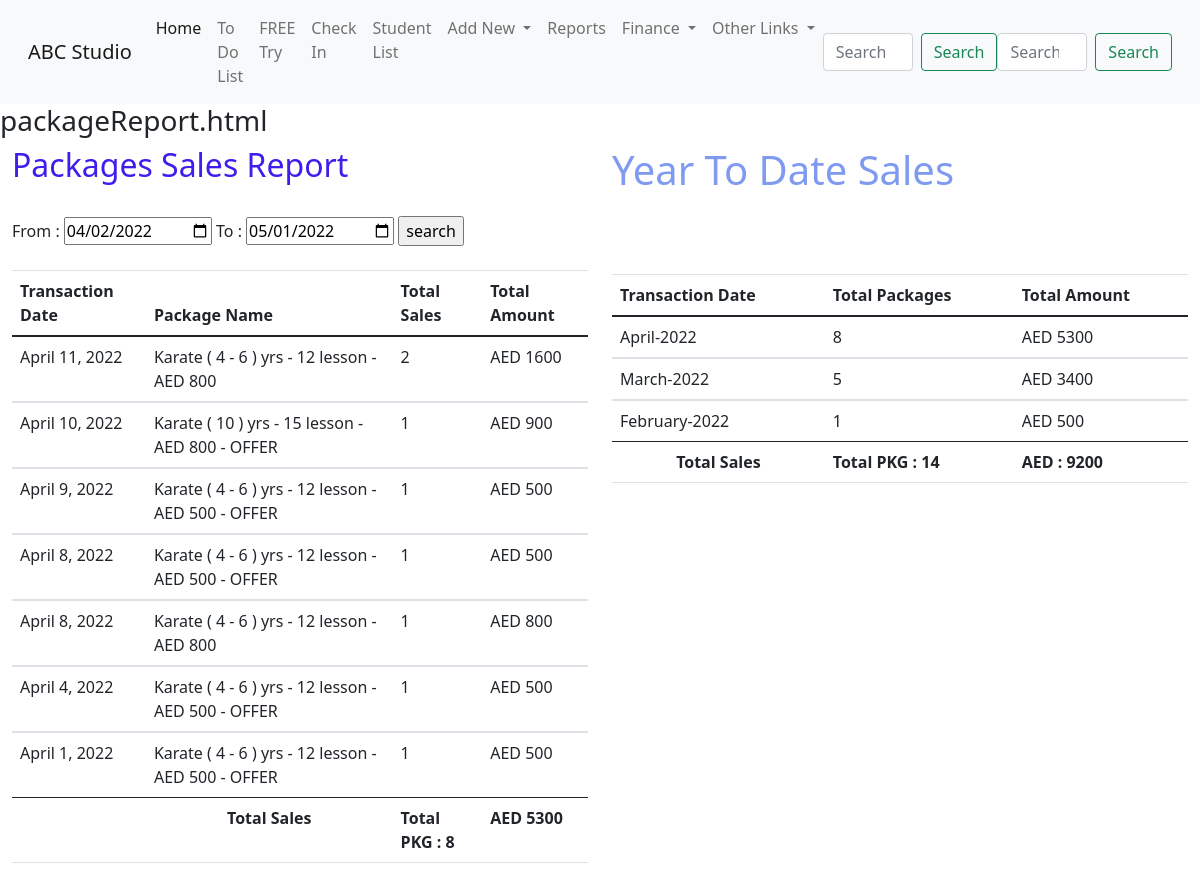
The app's page /pakcageReport/ with its own data.
### student/models.py (models this page shows, shortened)
class studioPackages(models.Model):
    packageId = models.AutoField(primary_key=True)
    PakageName = models.CharField(max_length=255, unique=True)
    courseName = models.ForeignKey(courseList,max_length=50,on_delete=models.CASCADE)
    group_age = models.ForeignKey(groupAge,max_length=255,on_delete=models.CASCADE)
    numberOfLessons = models.IntegerField()
    packagePrice = models.IntegerField()
    active = models.BooleanField(default=True)
    freeTry = models.BooleanField(default=True)

### student/views.py (the view)
# urls.py: path('pakcageReport/',views.pakcageReport , name='pakcageReport'),
def pakcageReport(request):
    TotalPkgSaleMonhtly = AssignPackage.objects.annotate(month = TruncMonth('transactionDate')).values('month').annotate(tp = Count('packageName_id')).annotate(tm = Sum('packageName__packagePrice')).filter(packageName__packagePrice__gte = 1).order_by('-month')
    packageSoldTotal = AssignPackage.objects.filter(packageName__packagePrice__gte = 2).aggregate(tCount = Count('packageName_id'),tm = Sum('packageName__packagePrice'))
    if request.method == 'POST':
        fromdate = request.POST['fromdate']
        todate = request.POST['todate']
        packageSold2 = AssignPackage.objects.filter(transactionDate__gte=fromdate,transactionDate__lte=todate).select_related('packageName_id').values_list('packageName__PakageName','packageName__packagePrice','transactionDate').annotate(total=Count('packageName'),total_amount=Sum('packageName__packagePrice')).order_by('-transactionDate').filter(packageName__packagePrice__gte = 1)
        total_PKG = AssignPackage.objects.filter(transactionDate__gte=fromdate,transactionDate__lte=todate,packageName__packagePrice__gte = 1).aggregate(tCount = Count('StudentId'), tAmount = Sum('packageName__packagePrice'))
        context = {'total_PKG':total_PKG ,'packageSold2':packageSold2,
                    'TotalPkgSaleMonhtly' :TotalPkgSaleMonhtly,
                    'packageSoldTotal':packageSoldTotal}
        return render(request,'student/packageReport.html',context)
    else:
        today = date.today()
        packageSold2 = AssignPackage.objects.select_related('packageName_id').values_list('packageName__PakageName','packageName__packagePrice','transactionDate').annotate(total=Count('packageName'),total_amount=Sum('packageName__packagePrice')).order_by('-transactionDate').filter(packageName__packagePrice__gte = 1).filter(transactionDate__month = today.month , transactionDate__year = today.year)
        total_PKG = AssignPackage.objects.filter(packageName__packagePrice__gte = 1, transactionDate__month = today.month , transactionDate__year = today.year).aggregate(tCount = Count('StudentId'), tAmount = Sum('packageName__packagePrice'))
        context = {'total_PKG':total_PKG ,'packageSold2':packageSold2,
                    'TotalPkgSaleMonhtly':TotalPkgSaleMonhtly,
                    'packageSoldTotal':packageSoldTotal}
        return render(request,'student/packageReport.html',context)

### student/templates/student/packageReport.html (shortened to what this page needs)
{% extends 'student/base.html' %}
{% load static %}
{% block content %}
<h3>packageReport.html</h3>
<div class="container-fluid">
  <div class="row">
    <div class="col">
    <h2>Packages Sales Report</h2>
    <br>
    <form method="POST">
    From :  <input type="date" name="fromdate" id="start" required>
    To : <input type="date" name="todate" id="end" required>
 <input type="submit" value="search" name="" id="">
    <br>
    <br>
<table class="table">
<thead>
  <tr>
    <th scope="col">Transaction Date</th>
    <th scope="col">Package Name </th>
    <th scope="col">Total Sales </th>
    <th scope="col">Total Amount </th>
  </tr>
</thead>
{% for x in packageSold2 %}
<tbody>
  <tr>
    <td>{{x.2}} </td>
    <td>{{x.0}}</td>
    <td>{{x.3}}</td>
    <td>AED {{x.4}}</td>
  </tr>
</tbody>
{% endfor %}
<tfoot>
  <tr>
      <td></td>
      <td><b><center>Total Sales</center></b> </td>
    <td><b> Total PKG : {{total_PKG.tCount}}</b></td>
    <td><b> AED {{total_PKG.tAmount}}</b></td>
  </tr>
</tfoot>
</table>
</form>
    </div>
    <div class="col">
      <h1>Year To Date Sales</h1>
     <br>
      <br>
      <br>
     <table class="table">
      <thead>
        <tr>
          <th scope="col">Transaction Date</th>
          <th scope="col">Total Packages </th>
          <th scope="col">Total Amount </th>
        </tr>
      </thead>
      {% for x in TotalPkgSaleMonhtly %}
      <tbody>
        <tr>
          <td>{{x.month|date:"F"}}-{{x.month|date:"Y"}}</td>
          <td> {{x.tp}}</td>
          <td>AED {{x.tm}}</td>
        </tr>
      </tbody>
      {% endfor %}
      <tfoot>
        <tr>
            <td><b><center>Total Sales</center></b> </td>
          <td><b> Total PKG : {{packageSoldTotal.tCount}}</b></td>
          <td><b> AED : {{packageSoldTotal.tm}}</b></td>
        </tr>
      </tfoot>
      </table>
    </div>
  </div>
</div>
{% endblock %}

### student/static/student/custom.css (style rules this page uses)
h1 { color: rgb(128, 154, 240); }
h2 { color: rgb(64, 29, 237); border-radius: 2; }

### records on screen
studioPackages: x "April 10, 2022", PakageName "Karate ( 10 ) yrs - 15 lesson - AED 800 - OFFER", x "1", packagePrice "900"
studioPackages: x "April 9, 2022", PakageName "Karate ( 4 - 6 ) yrs - 12 lesson - AED 500 - OFFER", x "1", packagePrice "500", x "April 8, 2022", x "April 4, 2022", x "April 1, 2022"
studioPackages: x "April 8, 2022", PakageName "Karate ( 4 - 6 ) yrs - 12 lesson - AED 800", x "1", packagePrice "800"

### other values on screen
{{ x.2 }} "April 11, 2022"
{{ x.0 }} "Karate ( 4 - 6 ) yrs - 12 lesson - AED 800"
{{ x.3 }} "2"
{{ x.4 }} "1600"
{{ total_PKG.tCount }} "8"
{{ total_PKG.tAmount }} "5300"
{{ x.month|date:"F" }} "April" "March" "February"
{{ x.month|date:"Y" }} "2022" "2022" "2022"
{{ x.tp }} "8" "5" "1"
{{ x.tm }} "5300" "3400" "500"
{{ packageSoldTotal.tCount }} "14"
{{ packageSoldTotal.tm }} "9200"
